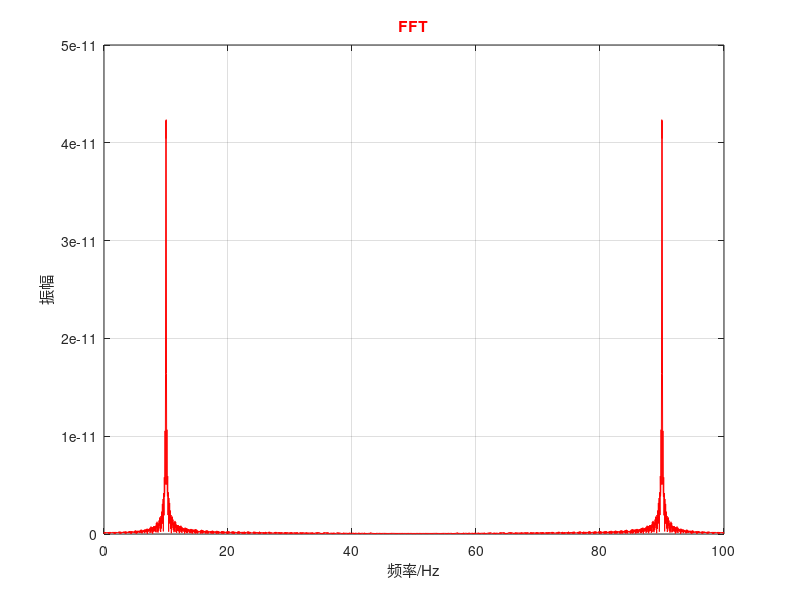

The MATLAB script that drew this image:
clf;
 
fs=100;
N=2560;%Sampling point
n=0:N-1;
t=n/fs;
x=sin(2*pi*10*t)+sin(2*pi*10*t+pi); 
 
y1=fft(x,N);
y2=fftshift(y1);
 
mag1=abs(y1);     
mag2=abs(y2);   
 
f1=n*fs/N;    
f2=n*fs/N-fs/2;
 
plot(f1,mag1,'r');
xlabel('频率/Hz');
ylabel('振幅');title('FFT','color','r');grid on;

